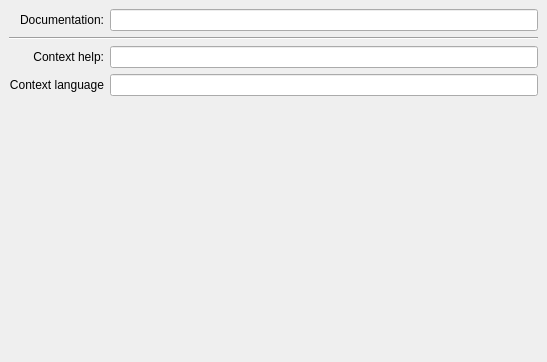
<?xml version="1.0" encoding="UTF-8"?>
<ui version="4.0">
 <class>KPlato::ConfigDocumentationPanel</class>
 <widget class="QWidget" name="KPlato::ConfigDocumentationPanel">
  <property name="geometry">
   <rect>
    <x>0</x>
    <y>0</y>
    <width>547</width>
    <height>362</height>
   </rect>
  </property>
  <layout class="QHBoxLayout" name="horizontalLayout">
   <property name="leftMargin">
    <number>0</number>
   </property>
   <property name="topMargin">
    <number>0</number>
   </property>
   <property name="rightMargin">
    <number>0</number>
   </property>
   <property name="bottomMargin">
    <number>0</number>
   </property>
   <item>
    <widget class="QWidget" name="widget" native="true">
     <layout class="QGridLayout" name="gridLayout">
      <item row="0" column="0">
       <widget class="QLabel" name="leaderlabel">
        <property name="sizePolicy">
         <sizepolicy hsizetype="Preferred" vsizetype="Preferred">
          <horstretch>0</horstretch>
          <verstretch>0</verstretch>
         </sizepolicy>
        </property>
        <property name="whatsThis">
         <string>The person responsible for this task.

This is not limited to persons available in a resource group but can be anyone. You can even directly access your address book with the Choose button.</string>
        </property>
        <property name="text">
         <string>Documentation:</string>
        </property>
        <property name="alignment">
         <set>Qt::AlignRight|Qt::AlignTrailing|Qt::AlignVCenter</set>
        </property>
        <property name="wordWrap">
         <bool>false</bool>
        </property>
        <property name="buddy">
         <cstring>kcfg_DocumentationPath</cstring>
        </property>
       </widget>
      </item>
      <item row="0" column="1">
       <widget class="KLineEdit" name="kcfg_DocumentationPath">
        <property name="sizePolicy">
         <sizepolicy hsizetype="Expanding" vsizetype="Preferred">
          <horstretch>0</horstretch>
          <verstretch>0</verstretch>
         </sizepolicy>
        </property>
        <property name="whatsThis">
         <string/>
        </property>
       </widget>
      </item>
      <item row="1" column="0" colspan="2">
       <widget class="Line" name="line">
        <property name="orientation">
         <enum>Qt::Horizontal</enum>
        </property>
       </widget>
      </item>
      <item row="2" column="0">
       <widget class="QLabel" name="contextlabel">
        <property name="text">
         <string>Context help:</string>
        </property>
        <property name="alignment">
         <set>Qt::AlignRight|Qt::AlignTrailing|Qt::AlignVCenter</set>
        </property>
        <property name="buddy">
         <cstring>kcfg_ContextPath</cstring>
        </property>
       </widget>
      </item>
      <item row="2" column="1">
       <widget class="QLineEdit" name="kcfg_ContextPath"/>
      </item>
      <item row="3" column="0">
       <widget class="QLabel" name="languageLabel">
        <property name="text">
         <string>Context language</string>
        </property>
        <property name="alignment">
         <set>Qt::AlignRight|Qt::AlignTrailing|Qt::AlignVCenter</set>
        </property>
        <property name="buddy">
         <cstring>kcfg_ContextLanguage</cstring>
        </property>
       </widget>
      </item>
      <item row="3" column="1">
       <widget class="QLineEdit" name="kcfg_ContextLanguage">
        <property name="enabled">
         <bool>true</bool>
        </property>
       </widget>
      </item>
      <item row="4" column="0" colspan="2">
       <spacer name="verticalSpacer">
        <property name="orientation">
         <enum>Qt::Vertical</enum>
        </property>
        <property name="sizeHint" stdset="0">
         <size>
          <width>20</width>
          <height>287</height>
         </size>
        </property>
       </spacer>
      </item>
     </layout>
    </widget>
   </item>
  </layout>
 </widget>
 <customwidgets>
  <customwidget>
   <class>KLineEdit</class>
   <extends>QLineEdit</extends>
   <header>klineedit.h</header>
   <container>1</container>
  </customwidget>
 </customwidgets>
 <resources/>
 <connections/>
</ui>
